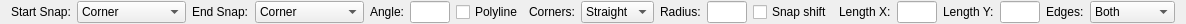
<?xml version="1.0" encoding="UTF-8"?>
<ui version="4.0">
 <class>LC_Rectangle2PointsOptions</class>
 <widget class="QWidget" name="LC_Rectangle2PointsOptions">
  <property name="geometry">
   <rect>
    <x>0</x>
    <y>0</y>
    <width>1169</width>
    <height>24</height>
   </rect>
  </property>
  <property name="windowTitle">
   <string>Form</string>
  </property>
  <layout class="QGridLayout" name="gridLayout">
   <property name="topMargin">
    <number>1</number>
   </property>
   <property name="bottomMargin">
    <number>1</number>
   </property>
   <item row="0" column="1">
    <widget class="QComboBox" name="cbSnapStart">
     <item>
      <property name="text">
       <string>Corner</string>
      </property>
     </item>
     <item>
      <property name="text">
       <string>Mid-Vertical</string>
      </property>
     </item>
     <item>
      <property name="text">
       <string>Mid-Horizontal</string>
      </property>
     </item>
     <item>
      <property name="text">
       <string>Middle</string>
      </property>
     </item>
    </widget>
   </item>
   <item row="0" column="4">
    <widget class="QLabel" name="label_2">
     <property name="text">
      <string>Angle:</string>
     </property>
    </widget>
   </item>
   <item row="0" column="5">
    <widget class="QLineEdit" name="leAngle">
     <property name="minimumSize">
      <size>
       <width>40</width>
       <height>0</height>
      </size>
     </property>
     <property name="maximumSize">
      <size>
       <width>60</width>
       <height>16777215</height>
      </size>
     </property>
    </widget>
   </item>
   <item row="0" column="10">
    <widget class="QLineEdit" name="leRadius">
     <property name="minimumSize">
      <size>
       <width>40</width>
       <height>0</height>
      </size>
     </property>
     <property name="maximumSize">
      <size>
       <width>60</width>
       <height>16777215</height>
      </size>
     </property>
    </widget>
   </item>
   <item row="0" column="6">
    <widget class="QCheckBox" name="cbPolyline">
     <property name="text">
      <string>Polyline</string>
     </property>
    </widget>
   </item>
   <item row="0" column="8">
    <widget class="QComboBox" name="cbCorners">
     <item>
      <property name="text">
       <string>Straight</string>
      </property>
     </item>
     <item>
      <property name="text">
       <string>Round</string>
      </property>
     </item>
     <item>
      <property name="text">
       <string>Bevel</string>
      </property>
     </item>
    </widget>
   </item>
   <item row="0" column="0">
    <widget class="QLabel" name="label">
     <property name="text">
      <string>Start Snap:</string>
     </property>
    </widget>
   </item>
   <item row="0" column="13">
    <widget class="QLineEdit" name="leX">
     <property name="minimumSize">
      <size>
       <width>40</width>
       <height>0</height>
      </size>
     </property>
     <property name="maximumSize">
      <size>
       <width>60</width>
       <height>16777215</height>
      </size>
     </property>
    </widget>
   </item>
   <item row="0" column="11">
    <widget class="QCheckBox" name="cbSnapRadiusCenter">
     <property name="text">
      <string>Snap shift</string>
     </property>
    </widget>
   </item>
   <item row="0" column="16">
    <widget class="QLabel" name="lblEdges">
     <property name="text">
      <string>Edges:</string>
     </property>
    </widget>
   </item>
   <item row="0" column="7">
    <widget class="QLabel" name="label_3">
     <property name="text">
      <string>Corners:</string>
     </property>
    </widget>
   </item>
   <item row="0" column="3">
    <widget class="QComboBox" name="cbSnapEnd">
     <item>
      <property name="text">
       <string>Corner</string>
      </property>
     </item>
     <item>
      <property name="text">
       <string>Mid-Vertical</string>
      </property>
     </item>
     <item>
      <property name="text">
       <string>Mid-Horizontal</string>
      </property>
     </item>
     <item>
      <property name="text">
       <string>Middle</string>
      </property>
     </item>
    </widget>
   </item>
   <item row="0" column="15">
    <widget class="QLineEdit" name="leLenY">
     <property name="minimumSize">
      <size>
       <width>40</width>
       <height>0</height>
      </size>
     </property>
     <property name="maximumSize">
      <size>
       <width>60</width>
       <height>16777215</height>
      </size>
     </property>
    </widget>
   </item>
   <item row="0" column="9">
    <widget class="QLabel" name="lblRadius">
     <property name="text">
      <string>Radius:</string>
     </property>
    </widget>
   </item>
   <item row="0" column="14">
    <widget class="QLabel" name="lblLenY">
     <property name="text">
      <string>Length Y:</string>
     </property>
    </widget>
   </item>
   <item row="0" column="12">
    <widget class="QLabel" name="lblX">
     <property name="text">
      <string>Length X:</string>
     </property>
    </widget>
   </item>
   <item row="0" column="2">
    <widget class="QLabel" name="label_4">
     <property name="text">
      <string>End Snap:</string>
     </property>
    </widget>
   </item>
   <item row="0" column="17">
    <widget class="QComboBox" name="cbEdges">
     <item>
      <property name="text">
       <string>Both</string>
      </property>
     </item>
     <item>
      <property name="text">
       <string>Vertical</string>
      </property>
     </item>
     <item>
      <property name="text">
       <string>Horizontal</string>
      </property>
     </item>
    </widget>
   </item>
  </layout>
 </widget>
 <resources/>
 <connections/>
</ui>
